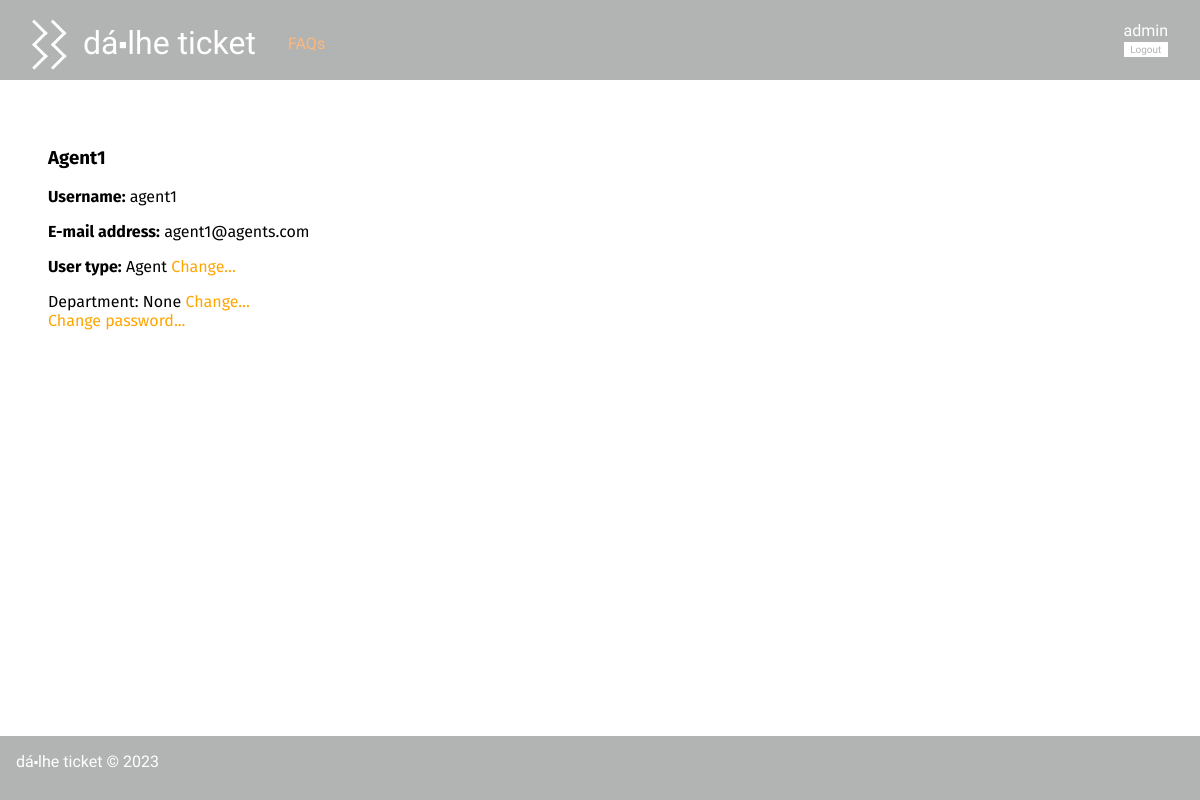
The app's page /pages/profile.php?username=agent1 (signed in), older data.
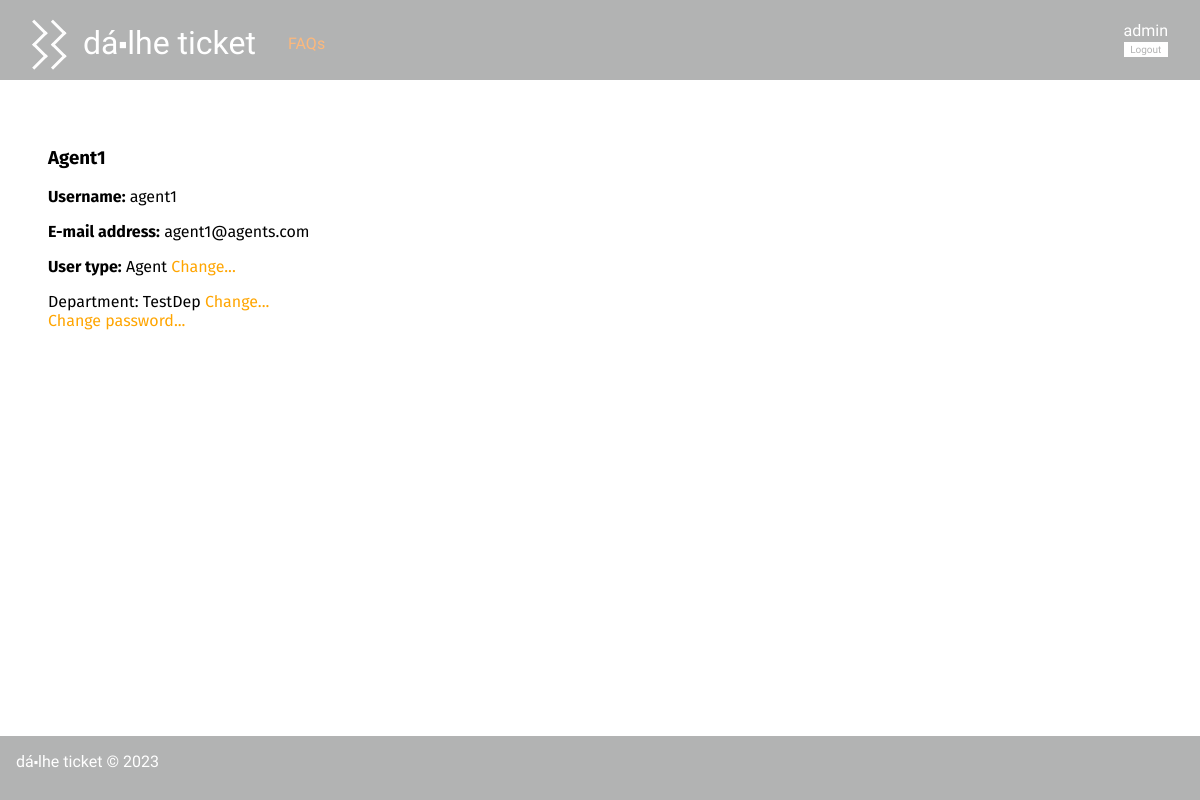
The same page, newer data.
### tables this page shows
CREATE TABLE User(
   name varchar(60) not null,
   username varchar(20) primary key,
   email varchar(60) not null,
   password varchar(40) not null,
   type varchar(5) not null, /*user, agent, admin*/
   department varchar(20)
);

### pages/profile.php (called while the page is built, shortened)
<?php
    require_once(__DIR__ . '/../templates/common.tpl.php');
    require_once(__DIR__ . '/../templates/profile.tpl.php');
    require_once(__DIR__ . '/../utils/session.php');
    require_once(__DIR__ . '/../database/connection.db.php');
    require_once(__DIR__ . '/../database/user.class.php');
    $db = getDatabaseConnection();
    $user = User::getUserByUsername($db, $_GET['username']);
    drawProfile($user);
?>

### database/user.class.php (called while the page is built, shortened)
<?php
class User{
  public function __construct(string $name, string $username, string $email, string $type, string $department){
    $this->name = $name;
    $this->username = $username;
    $this->email = $email;
    $this->type = $type;
    $this->department = $department;
  }
  static public function getUserTypeByUsername(PDO $db, string $username) : string {
    $stmt = $db->prepare('SELECT type from User where username = ?');
    $stmt->execute(array($username));
    return $stmt->fetchAll()[0]['type'];
  }
  static public function getUserByUsername(PDO $db, string $username) : User {
    $stmt = $db->prepare('SELECT * from User where username = ?');
    $stmt->execute(array($username));
    $user = $stmt->fetchAll()[0];
    return new User(
      $user['name'],
      $user['username'],
      $user['email'],
      $user['type'],
      $user['department'],
    );
  }
}
?>

### utils/session.php (called while the page is built, shortened)
<?php
  class Session {
    public function isLoggedIn() : bool {
      return isset($_SESSION['id']);
    }
    public function getName() : ?string {
      return isset($_SESSION['name']) ? $_SESSION['name'] : null;
    }
  }
?>

### templates/profile.tpl.php (the view, shortened to what this page needs)
<?php
  $db = getDatabaseConnection();
  require_once(__DIR__ . '/../database/user.class.php');
  require_once(__DIR__ . '/../utils/session.php');
  function drawProfile(User $user) : void {
    global $session, $db;
    $my_type = $session->isLoggedIn()? User::getUserTypeByUsername($db, $session->getName()) : null;
  ?>
  <h3 class="name"><?= $user->name?></h3>
  <div class="username"><span class="bold">Username:</span> <?= $user->username?></div>
  <div class="email"><span class="bold">E-mail address:</span> <?= $user->email?></div>
  <div class="type"><span class="bold">User type:</span> <?= ($user->type == 'admin')? 'Administrator' : (($user->type == 'agent')? 'Agent' : 'Client')?>
<?php
    if ($my_type == 'admin') { ?>
  <a href="change_user_type.php?username=<?= $user->username?>">Change...</a>
<?php } ?>
  </div>
<?php if ($user->type == 'agent') { ?>
  <div class="department">Department: <?= ($user->department != '')? $user->department : 'None' ?>
<?php
      if ($my_type == 'admin') {?>
  <a href="change_agent_department.php?username=<?= $user->username?>">Change...</a>
<?php } ?>
  </div>
<?php
  }
    if ($my_type == 'admin' || $session->getName() == $user->username) {
?>
  <a href="change_password.php?username=<?= $user->username ?>">Change password...</a>
<?php
    }
  } ?>

Row changes from the older to the newer data that the page shows:
changed user "Agent1": department (not shown) → "TestDep"
Text that changed along with them:
text no longer shown: "None"
